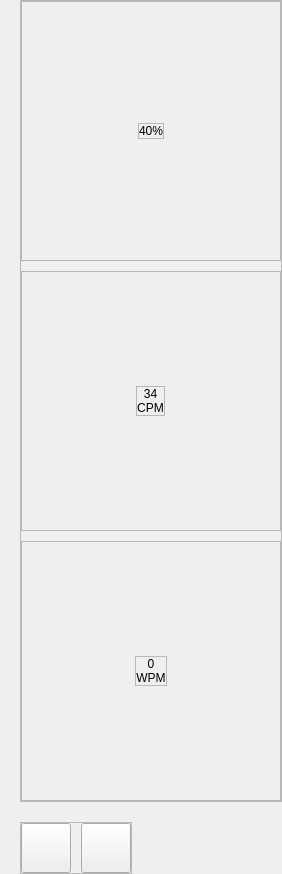
         <widget class="QWidget" name="result_test">
          <layout class="QVBoxLayout" name="verticalLayout_19">
           <property name="spacing">
            <number>20</number>
           </property>
           <property name="leftMargin">
            <number>20</number>
           </property>
           <property name="topMargin">
            <number>0</number>
           </property>
           <property name="rightMargin">
            <number>0</number>
           </property>
           <property name="bottomMargin">
            <number>0</number>
           </property>
           <item>
            <widget class="QFrame" name="container_result">
             <property name="frameShape">
              <enum>QFrame::StyledPanel</enum>
             </property>
             <property name="frameShadow">
              <enum>QFrame::Raised</enum>
             </property>
             <layout class="QVBoxLayout" name="verticalLayout_20">
              <property name="spacing">
               <number>10</number>
              </property>
              <property name="leftMargin">
               <number>0</number>
              </property>
              <property name="topMargin">
               <number>0</number>
              </property>
              <property name="rightMargin">
               <number>0</number>
              </property>
              <property name="bottomMargin">
               <number>0</number>
              </property>
              <item>
               <widget class="QFrame" name="container_percent_correct">
                <property name="minimumSize">
                 <size>
                  <width>260</width>
                  <height>260</height>
                 </size>
                </property>
                <property name="maximumSize">
                 <size>
                  <width>260</width>
                  <height>260</height>
                 </size>
                </property>
                <property name="frameShape">
                 <enum>QFrame::StyledPanel</enum>
                </property>
                <property name="frameShadow">
                 <enum>QFrame::Raised</enum>
                </property>
                <layout class="QVBoxLayout" name="verticalLayout_17">
                 <property name="spacing">
                  <number>0</number>
                 </property>
                 <property name="leftMargin">
                  <number>0</number>
                 </property>
                 <property name="topMargin">
                  <number>0</number>
                 </property>
                 <property name="rightMargin">
                  <number>0</number>
                 </property>
                 <property name="bottomMargin">
                  <number>0</number>
                 </property>
                 <item alignment="Qt::AlignHCenter|Qt::AlignVCenter">
                  <widget class="QFrame" name="frame_7">
                   <property name="frameShape">
                    <enum>QFrame::StyledPanel</enum>
                   </property>
                   <property name="frameShadow">
                    <enum>QFrame::Raised</enum>
                   </property>
                   <layout class="QVBoxLayout" name="verticalLayout_18">
                    <property name="spacing">
                     <number>0</number>
                    </property>
                    <property name="leftMargin">
                     <number>0</number>
                    </property>
                    <property name="topMargin">
                     <number>0</number>
                    </property>
                    <property name="rightMargin">
                     <number>0</number>
                    </property>
                    <property name="bottomMargin">
                     <number>0</number>
                    </property>
                    <item>
                     <widget class="QLabel" name="value_percent_correct">
                      <property name="text">
                       <string>40%</string>
                      </property>
                      <property name="alignment">
                       <set>Qt::AlignCenter</set>
                      </property>
                     </widget>
                    </item>
                   </layout>
                  </widget>
                 </item>
                </layout>
               </widget>
              </item>
              <item>
               <widget class="QFrame" name="container_cpm">
                <property name="minimumSize">
                 <size>
                  <width>260</width>
                  <height>260</height>
                 </size>
                </property>
                <property name="maximumSize">
                 <size>
                  <width>260</width>
                  <height>260</height>
                 </size>
                </property>
                <property name="frameShape">
                 <enum>QFrame::StyledPanel</enum>
                </property>
                <property name="frameShadow">
                 <enum>QFrame::Raised</enum>
                </property>
                <layout class="QVBoxLayout" name="verticalLayout_15">
                 <property name="spacing">
                  <number>0</number>
                 </property>
                 <property name="leftMargin">
                  <number>0</number>
                 </property>
                 <property name="topMargin">
                  <number>0</number>
                 </property>
                 <property name="rightMargin">
                  <number>0</number>
                 </property>
                 <property name="bottomMargin">
                  <number>0</number>
                 </property>
                 <item alignment="Qt::AlignHCenter|Qt::AlignVCenter">
                  <widget class="QFrame" name="frame_5">
                   <property name="frameShape">
                    <enum>QFrame::StyledPanel</enum>
                   </property>
                   <property name="frameShadow">
                    <enum>QFrame::Raised</enum>
                   </property>
                   <layout class="QVBoxLayout" name="verticalLayout_16">
                    <property name="spacing">
                     <number>0</number>
                    </property>
                    <property name="leftMargin">
                     <number>0</number>
                    </property>
                    <property name="topMargin">
                     <number>0</number>
                    </property>
                    <property name="rightMargin">
                     <number>0</number>
                    </property>
                    <property name="bottomMargin">
                     <number>0</number>
                    </property>
                    <item>
                     <widget class="QLabel" name="lalue_cpm">
                      <property name="text">
                       <string>34</string>
                      </property>
                      <property name="alignment">
                       <set>Qt::AlignCenter</set>
                      </property>
                     </widget>
                    </item>
                    <item>
                     <widget class="QLabel" name="text_cpm">
                      <property name="text">
                       <string>CPM</string>
                      </property>
                      <property name="alignment">
                       <set>Qt::AlignCenter</set>
                      </property>
                     </widget>
                    </item>
                   </layout>
                  </widget>
                 </item>
                </layout>
               </widget>
              </item>
              <item>
               <widget class="QFrame" name="container_wpm">
                <property name="minimumSize">
                 <size>
                  <width>260</width>
                  <height>260</height>
                 </size>
                </property>
                <property name="maximumSize">
                 <size>
                  <width>260</width>
                  <height>260</height>
                 </size>
                </property>
                <property name="frameShape">
                 <enum>QFrame::StyledPanel</enum>
                </property>
                <property name="frameShadow">
                 <enum>QFrame::Raised</enum>
                </property>
                <layout class="QVBoxLayout" name="verticalLayout_14">
                 <property name="spacing">
                  <number>0</number>
                 </property>
                 <property name="leftMargin">
                  <number>0</number>
                 </property>
                 <property name="topMargin">
                  <number>0</number>
                 </property>
                 <property name="rightMargin">
                  <number>0</number>
                 </property>
                 <property name="bottomMargin">
                  <number>0</number>
                 </property>
                 <item alignment="Qt::AlignHCenter|Qt::AlignVCenter">
                  <widget class="QFrame" name="frame_9">
                   <property name="frameShape">
                    <enum>QFrame::StyledPanel</enum>
                   </property>
                   <property name="frameShadow">
                    <enum>QFrame::Raised</enum>
                   </property>
                   <layout class="QVBoxLayout" name="verticalLayout_22">
                    <property name="spacing">
                     <number>0</number>
                    </property>
                    <property name="leftMargin">
                     <number>0</number>
                    </property>
                    <property name="topMargin">
                     <number>0</number>
                    </property>
                    <property name="rightMargin">
                     <number>0</number>
                    </property>
                    <property name="bottomMargin">
                     <number>0</number>
                    </property>
                    <item>
                     <widget class="QLabel" name="value_wpm">
                      <property name="text">
                       <string>0</string>
                      </property>
                      <property name="alignment">
                       <set>Qt::AlignCenter</set>
                      </property>
                     </widget>
                    </item>
                    <item>
                     <widget class="QLabel" name="text_wpm">
                      <property name="text">
                       <string>WPM</string>
                      </property>
                      <property name="alignment">
                       <set>Qt::AlignCenter</set>
                      </property>
                     </widget>
                    </item>
                   </layout>
                  </widget>
                 </item>
                </layout>
               </widget>
              </item>
             </layout>
            </widget>
           </item>
           <item alignment="Qt::AlignLeft|Qt::AlignTop">
            <widget class="QFrame" name="frame">
             <property name="frameShape">
              <enum>QFrame::StyledPanel</enum>
             </property>
             <property name="frameShadow">
              <enum>QFrame::Raised</enum>
             </property>
             <layout class="QHBoxLayout" name="horizontalLayout_9">
              <property name="spacing">
               <number>10</number>
              </property>
              <property name="leftMargin">
               <number>0</number>
              </property>
              <property name="topMargin">
               <number>0</number>
              </property>
              <property name="rightMargin">
               <number>0</number>
              </property>
              <property name="bottomMargin">
               <number>0</number>
              </property>
              <item>
               <widget class="QPushButton" name="refrech_button_2">
                <property name="minimumSize">
                 <size>
                  <width>50</width>
                  <height>50</height>
                 </size>
                </property>
                <property name="maximumSize">
                 <size>
                  <width>50</width>
                  <height>50</height>
                 </size>
                </property>
                <property name="text">
                 <string/>
                </property>
                <property name="icon">
                 <iconset>
                  <normaloff>../images/svg_icon/refresh.svg</normaloff>../images/svg_icon/refresh.svg</iconset>
                </property>
                <property name="iconSize">
                 <size>
                  <width>40</width>
                  <height>40</height>
                 </size>
                </property>
               </widget>
              </item>
              <item>
               <widget class="QPushButton" name="next_test_button">
                <property name="minimumSize">
                 <size>
                  <width>50</width>
                  <height>50</height>
                 </size>
                </property>
                <property name="maximumSize">
                 <size>
                  <width>50</width>
                  <height>50</height>
                 </size>
                </property>
                <property name="text">
                 <string/>
                </property>
                <property name="icon">
                 <iconset>
                  <normaloff>../images/svg_icon/next_test.svg</normaloff>../images/svg_icon/next_test.svg</iconset>
                </property>
                <property name="iconSize">
                 <size>
                  <width>40</width>
                  <height>60</height>
                 </size>
                </property>
               </widget>
              </item>
             </layout>
            </widget>
           </item>
          </layout>
         </widget>
